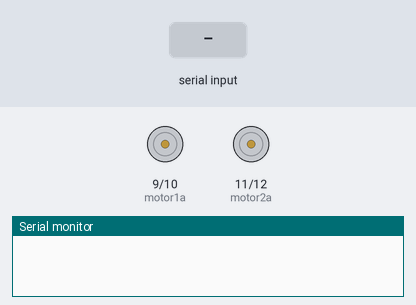
The sketch below on a simulated Arduino Uno, built with avr-gcc and run on an emulated ATmega328P. Shown: motor-driver pin pairs drawn as motors (green arrow = first pin HIGH = forward, orange = second pin HIGH = backward, longer = more drive), the last lines printed to the serial monitor. The test bench sets the inputs (shaded band).

Above: at 1.2 s.
1.3 s: "F" received over Serial
At 1.9 s:
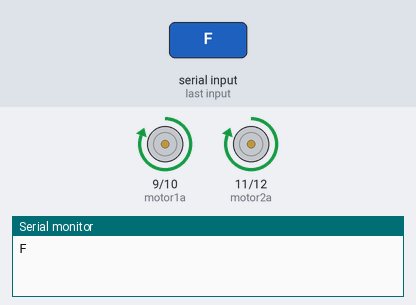
2.8 s: "B" received over Serial
At 4.0 s:
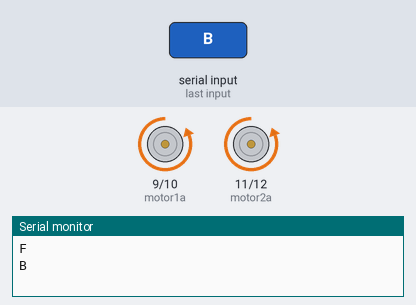
4.3 s: "L" received over Serial
At 5.4 s:
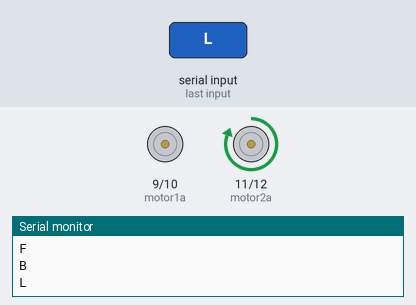
5.8 s: "H" received over Serial
At 6.5 s:
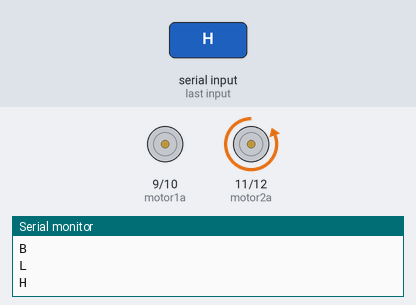
7.3 s: "R" received over Serial
At 7.7 s:
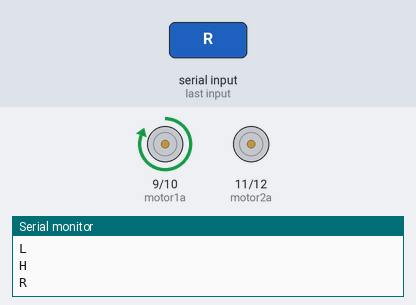
8.8 s: "J" received over Serial
At 10.0 s:
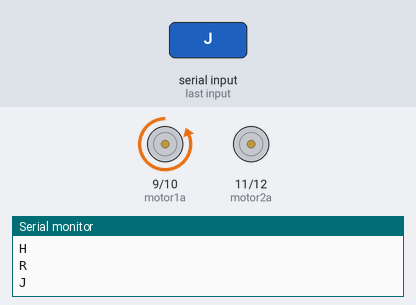
Timing chart, 0 to 11.3 s (numbered marks = the images above; inputs shaded):
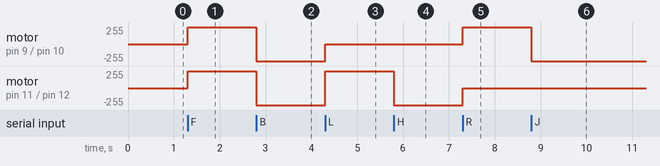

Measured:
- after the input at 1.3 s, motor on pin 9 (motor1a) / pin 10 (motor1b), motor on pin 11 (motor2a) / pin 12 (motor2b): stopped → forward 255/255 at once
- after the input at 2.8 s, motor on pin 9 (motor1a) / pin 10 (motor1b), motor on pin 11 (motor2a) / pin 12 (motor2b): forward 255/255 → backward 255/255 at once
- after the input at 4.3 s, motor on pin 9 (motor1a) / pin 10 (motor1b): backward 255/255 → stopped at once; motor on pin 11 (motor2a) / pin 12 (motor2b): backward 255/255 → forward 255/255 at once
- after the input at 5.8 s, motor on pin 11 (motor2a) / pin 12 (motor2b): forward 255/255 → backward 255/255 at once
- after the input at 7.3 s, motor on pin 9 (motor1a) / pin 10 (motor1b): stopped → forward 255/255 at once; motor on pin 11 (motor2a) / pin 12 (motor2b): backward 255/255 → stopped at once
- after the input at 8.8 s, motor on pin 9 (motor1a) / pin 10 (motor1b): forward 255/255 → backward 255/255 at once

The sketch:

combat_robot.ino
```cpp
/*
 This code can be used to operate a two-wheeled robot using Arduino through
 HC-05 Bluetooth Module and an Android app.

 Created in: 2017
 Created by: Umair Akram
 */

// Declare the pins; We will use the pins 9 to 12.
int motor1a = 9;
int motor1b = 10;
int motor2a = 11;
int motor2b = 12;
// Instantiate a variable to store the data received from the bluetooth app
char bluetooth_data;

void setup() {
  // put your setup code here, to run once:

  // Set all the motor pins as Output Pins
  pinMode(motor1a, OUTPUT);
  pinMode(motor1b, OUTPUT);
  pinMode(motor2a, OUTPUT);
  pinMode(motor2b, OUTPUT);

  // Open the serial port, and set the data rate to 9600 bps
  Serial.begin(9600);
}

void loop(){
  // put your main code here, to run repeatedly:

  //Check if bluetooth data is available, then read it
  while (Serial.available() > 0)
  {
  bluetooth_data = Serial.read();
  Serial.println(bluetooth_data);
  }

  // Move Forward
  if(bluetooth_data == 'F')
    {
      digitalWrite(motor1a, HIGH);
      digitalWrite(motor1b, LOW);
      digitalWrite(motor2a, HIGH);
      digitalWrite(motor2b, LOW);
    }
  else if(bluetooth_data == 'B') // Backward
    {
      digitalWrite(motor1a, LOW);
      digitalWrite(motor1b, HIGH);
      digitalWrite(motor2a, LOW);
      digitalWrite(motor2b, HIGH);
    }

  else if(bluetooth_data == 'L') //Left
    {
    digitalWrite(motor1a, LOW);
    digitalWrite(motor1b, LOW);
    digitalWrite(motor2a, HIGH);
    digitalWrite(motor2b, LOW);
    }

  else if(bluetooth_data == 'H') //Backward Left
    {
    digitalWrite(motor1a, LOW);
    digitalWrite(motor1b, LOW);
    digitalWrite(motor2a, LOW);
    digitalWrite(motor2b, HIGH);
    }

  else if(bluetooth_data == 'R') //Right
    {
    digitalWrite(motor1a, HIGH);
    digitalWrite(motor1b, LOW);
    digitalWrite(motor2a, LOW);
    digitalWrite(motor2b, LOW);
    }

  else if(bluetooth_data == 'J') //Backward Right
    {
    digitalWrite(motor1a, LOW);
    digitalWrite(motor1b, HIGH);
    digitalWrite(motor2a, LOW);
    digitalWrite(motor2b, LOW);
    }

  else if(bluetooth_data == 'S') //Stop
    {
    digitalWrite(motor1a, LOW);
    digitalWrite(motor1b, LOW);
    digitalWrite(motor2a, LOW);
    digitalWrite(motor2b, LOW);
    }

}
```
